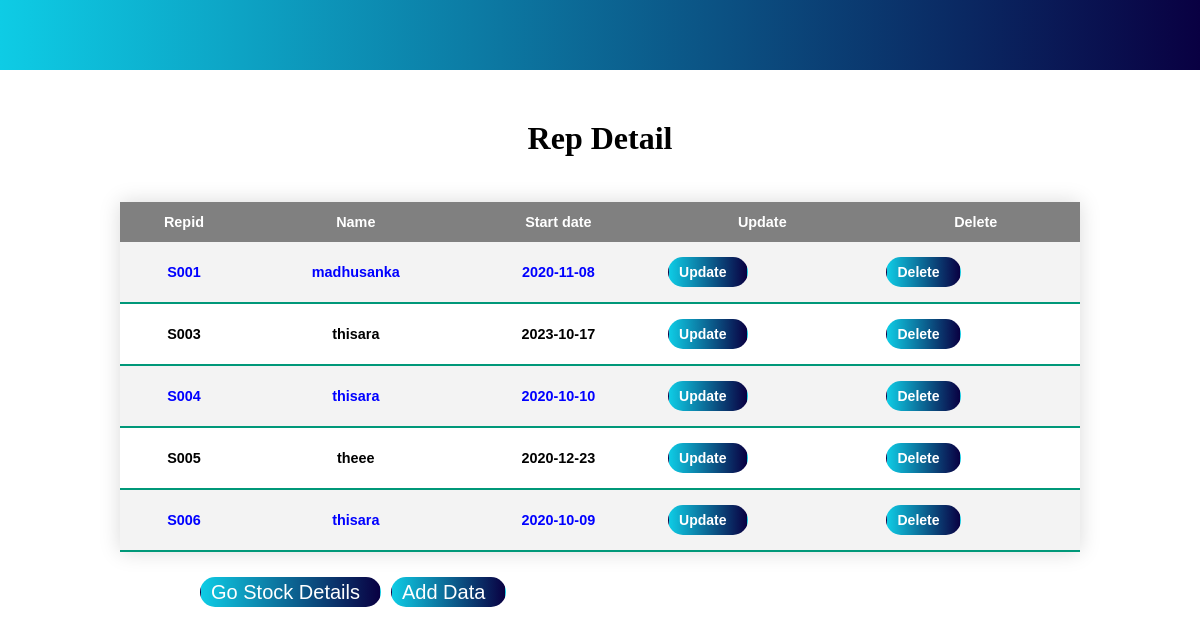
The page /rep.php on the database its author committed.
### tables this page shows
CREATE TABLE `rep` (
  `repid` varchar(10) NOT NULL,
  `name` varchar(10) NOT NULL,
  `startdate` date NOT NULL
);

### rep.php (the view, shortened to what this page needs)
<?php
include_once('connection.php');
?>
<!DOCTYPE html>
<html lang="en">
<head>
</head>
<body>
<header>
<div class="navbar">
</div>
</header>
<div class="name">
    <h1>
    Rep Detail
    </h1>
</div>
<div class="container">
    <table>
        <thead>
            <tr>
                <th>Repid</th>
                <th>Name</th>
                <th>Start date</th>
                <th>Update</th>
                <th>Delete</th>
            </tr>
        </thead>
<?php
    $query="SELECT * FROM rep";
    $result=mysqli_query($conn,$query);
    while($row=mysqli_fetch_assoc($result)){
?>
        <tbody>
            <tr>
            <td><?php echo $row['repid'];?></td>
            <td><?php echo $row['name'];?></td>
            <td><?php echo $row['startdate'];?></td>
            <td><button><a href="repupdate.php?updateid=<?php echo $row['repid'];?>">Update</a></button></td>
            <td><button><a href="delete.php?repdeleteid=<?php echo $row['repid'];?>">Delete</a></button></td>
            </tr>
        </tbody>
<?php
}
?>
    </table>
</div>
    <button style=" margin-left:200px;display:block;float:left;"><a href="stock.php">Go Stock Details</a></button>
    <button style=" margin-left:300px;"><a href="repadd.php">Add Data</a></button>
</body>
</html>

### rep.php (style rules this page uses)
* { padding: 0; margin: 0; box-sizing: border-box; }
.name { display: flex; align-items: center; justify-content: center; margin-bottom: 20px; margin-top: 30px; }
.container { display: flex; align-items: center; justify-content: center; }
table { width: 80%; border-collapse: collapse; margin: 25px 0; font-size: 0.9em; font-family: sans-serif; min-width: 400px; box-shadow: 0 0 20px rgba(0, 0, 0, 0.15); align-items: center; }
thead tr { background-color: gray; color: #ffffff; text-align: left; }
table th { padding: 12px 15px; font-weight: bold; text-align: center; }
table td { padding:15px; font-weight: bold; text-align: center; }
tbody tr { border-bottom: 1px solid #090042; }
table tbody:nth-child(even) { background-color: #f3f3f3; font-weight: bold; color: blue; }
table tbody td button { text-decoration:none; outline: none; cursor: pointer; font-size: 14px; border-radius: 500px; border: 1px solid transparent; color: #0157f8; background-color: #1ED760; height: 30px; }
table tbody td button a { color:white; font-weight: bold; text-align: center; }
tbody tr { border-bottom: 1px solid #dddddd; }
tbody tr:last-of-type { border-bottom: 2px solid #009879; }
button { display: block; text-decoration: none; outline: none; cursor: pointer; font-size: 20px; border-radius: 500px; transition-duration: .3s; border: 1px solid transparent; padding-left: 10px; padding-right: 20px; text-align: center; color: #fff; background: linear-gradient(to right, #0ecce5 0%, #090042 100%); height: 30px; margin-right: 10px; }
button a { text-decoration: none; outline: none; text-align: center; color: #fff; }
.navbar { height: 70px; background: linear-gradient(to right, #0ecce5 0%, #090042 100%); position: sticky; top: 0; }

### rows shown on the page
rep: repid "S001", name "madhusanka", startdate "2020-11-08"
rep: repid "S003", name "thisara", startdate "2023-10-17"
rep: repid "S004", name "thisara", startdate "2020-10-10"
rep: repid "S005", name "theee", startdate "2020-12-23"
rep: repid "S006", name "thisara", startdate "2020-10-09"
